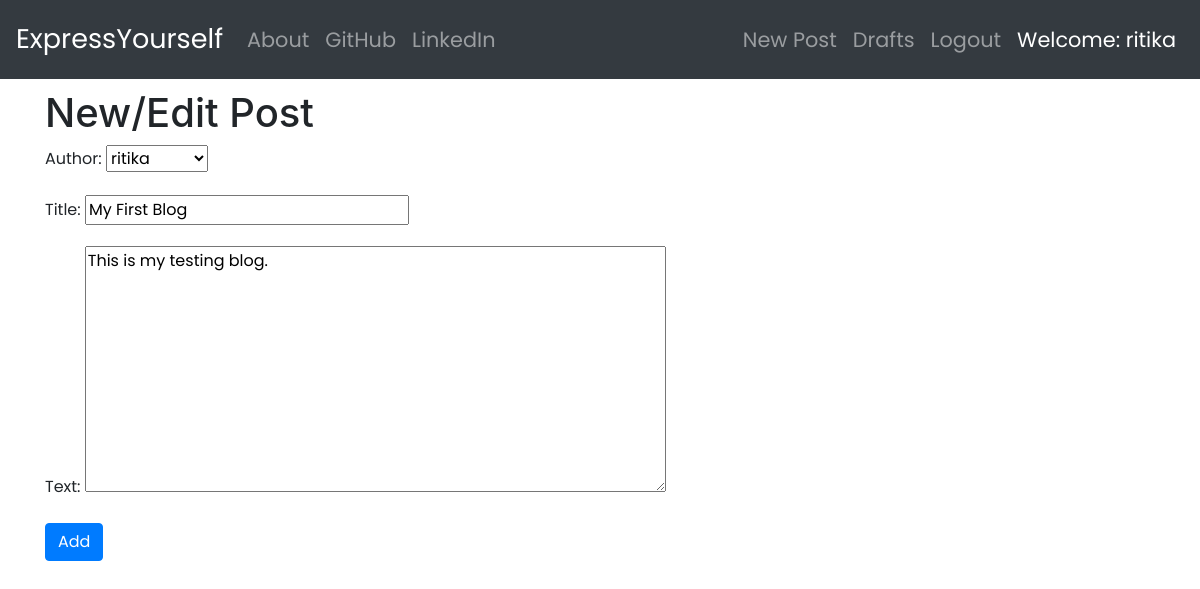
The app's page /post/1/update/ (signed in) with its own data.
### blog/models.py (models this page shows, shortened)
class Post(models.Model):
    author = models.ForeignKey('auth.User', on_delete=models.CASCADE) # superuser will eventually become author
    title = models.CharField(max_length=200)
    text = models.TextField()
    create_date = models.DateTimeField(default = timezone.now)
    published_date = models.DateTimeField(blank=True,null=True)

### blog/views.py (the view)
# urls.py: path('post/<int:pk>/update/', views.PostUpdateView.as_view(), name = 'post_update'),
class PostUpdateView(LoginRequiredMixin, UpdateView):
    login_url = '/login/'
    redirect_field_name = 'blog/post_detail.html'
    form_class = PostForm
    model = Post

### blog/forms.py
class PostForm(forms.ModelForm):
    class Meta:
        model = Post # connecting with the model we want to use
        fields = ('author', 'title', 'text') # fields we want to edit
        widgets = {
            'title':forms.TextInput(attrs={'class':'textinputclass'}),
            'text':forms.Textarea(attrs={'class':'editable medium-editor-textarea postcontent'})
        }

### blog/templates/blog/post_form.html (shortened to what this page needs)
{% extends "base.html" %}
{% block content %}
    <h1>New/Edit Post</h1>
    <form method="POST" class="form_data">
        {{form.as_p}}
        <button type="submit" class="save btn btn-primary" name="button">Add</button>
    </form>
{% endblock content %}

### blog/templates/blog/base.html (shortened to what this page needs)
<!DOCTYPE html>
{% load static %}
<html lang="en">
<head>
    <link rel="stylesheet" href="{% static 'css/blog_style.css' %}">
    <link rel="stylesheet" href="https://cdn.jsdelivr.net/npm/bootstrap@4.5.3/dist/css/bootstrap.min.css">
    <link rel="stylesheet" href="//cdn.jsdelivr.net/npm/medium-editor@latest/dist/css/medium-editor.min.css" type="text/css" media="screen" charset="utf-8">
</head>
<body>
    <nav class="navbar navbar-expand-lg navbar-dark bg-dark tech_font" >
        <a class="navbar-brand" id="bigbrand" href="{% url 'post_list' %}">ExpressYourself</a>
        <div class="collapse navbar-collapse" id="navbarSupportedContent">
            <ul class="navbar-nav mr-auto">
                <li class="nav-item">
                    <a class="nav-link" href="{% url 'about' %}">About</a>
                </li>
                <li class="nav-item">
                    <a class="nav-link" href="https://github.com/">GitHub</a>
                </li>
                <li class="nav-item">
                    <a class="nav-link" href="https://www.linkedin.com/in/ritika-gupta-a04017166/">LinkedIn</a>
                </li>
            </ul>
            <span class="navbar-text">
                <ul class="navbar-nav mr-auto">
                    {% if user.is_authenticated %}
                        <li class="nav-item">
                            <a class="nav-link my-2 my-sm-0" href="{% url 'post_new' %}">New Post</a>
                        </li>
                        <li class="nav-item">
                            <a class="nav-link my-2 my-sm-0" href="{% url 'post_draft_list' %}">Drafts</a>
                        </li>
                        <li class="nav-item">
                            <a class="nav-link my-2 my-sm-0" href="{% url 'logout' %}">Logout</a>
                        </li>
                        <li class="nav-item">
                            <a class="nav-link my-2 my-sm-0" style="color: white;">Welcome: {{ user.username }}</a>
                        </li>
                    {% endif %}
                </ul>
            </span>
        </div>
    </nav>
    <div class="container">
        <div class="row">
            <div class="col-md-8">
                {% block content %}
                {% endblock content %}
            </div>
        </div>
    </div>
</body>
</html>

### blog/static/css/blog_style.css (style rules this page uses)
.tech_font { font-family: 'Poppins',sans-serif; font-size: 1.3em; margin-bottom: 10px; }
#bigbrand { font-size: 1.3em; }
.form_data { font-family: 'Poppins'; }
.postcontent { font-family: 'Poppins'; }

### records on screen
Post: author "ritika", title "My First Blog", text "This is my testing blog."

### other values on screen
{{ user.username }} "ritika"
